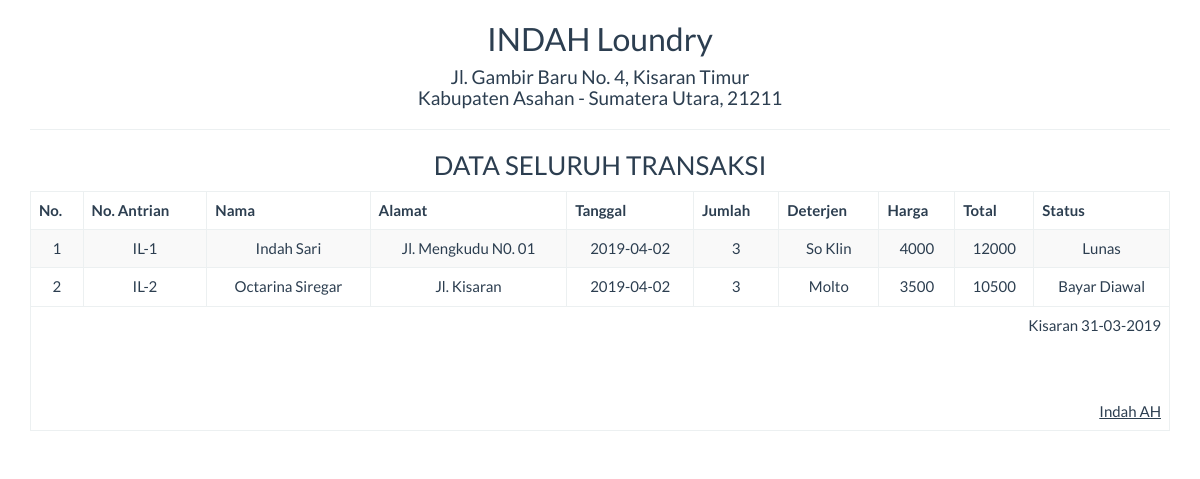
Page /report/arsip_semua.php on the committed database.
### tables this page shows
CREATE TABLE IF NOT EXISTS `transaksi` (
  `id` int(11) NOT NULL AUTO_INCREMENT,
  `no_antrian` varchar(10) NOT NULL,
  `nama` varchar(25) NOT NULL,
  `alamat` varchar(50) NOT NULL,
  `tanggal` date NOT NULL,
  `jumlah_kg` int(11) NOT NULL,
  `jenis_deterjen` varchar(25) NOT NULL,
  `harga` int(10) NOT NULL,
  `total_harga` int(11) NOT NULL,
  `status_pembayaran` varchar(25) NOT NULL,
  PRIMARY KEY (`id`)
);

### report/arsip_semua.php (the view, shortened to what this page needs)
<!DOCTYPE html>
<html>
    <head>
        <link href="../Assets/css/bootstrap.min.css" rel="stylesheet" type="text/css"/>
    </head>
    <body onload="print()">
        <?php
        include '../config/koneksi.php';
        ?>
        <div class="container">
            <div class='row'>
                <div class="col-sm-12">
                    <div class="text-center">
                        <h2>INDAH Loundry </h2>
                        <h4>Jl. Gambir Baru No. 4, Kisaran Timur <br> Kabupaten Asahan - Sumatera Utara, 21211</h4>
                        <hr>
                        <h3>DATA SELURUH TRANSAKSI </h3>
                        <table class="table table-bordered table-striped table-hover">
                        <thead>
                            <tr>
                                <th>No.</th>
                                <th>No. Antrian</th>
                                <th>Nama </th>
                                <th>Alamat</th>
                                <th>Tanggal</th>
                                <th>Jumlah </th>
                                <th>Deterjen</th>
                                <th>Harga</th>
                                <th>Total </th>
                                <th>Status</th>
                            </tr>
                        </thead>
                        <tbody>
                            <?php
                            $sql = "SELECT * FROM transaksi";
                            $query = mysqli_query($koneksi, $sql) or die("SQL Anda Salah");
                            $nomor = 0;
                            while ($data = mysqli_fetch_array($query)) {
                                $nomor++;
                                ?>
                                <tr>
                                    <td><?= $nomor ?></td>
                                    <td><?= $data['no_antrian'] ?></td>
									<td><?= $data['nama'] ?></td>
									<td><?= $data['alamat'] ?></td>
									<td><?= $data['tanggal'] ?></td>
                                    <td><?= $data['jumlah_kg'] ?></td>
                                    <td><?= $data['jenis_deterjen'] ?></td>
                                    <td><?= $data['harga'] ?></td>
                                    <td><?= $data['total_harga'] ?></td>
                                    <td><?= $data['status_pembayaran'] ?></td>
                                </tr>
                            <?php } ?>
                        </tbody>
                            <tfoot>
                                <tr>
                                    <td colspan="10" class="text-right">
                                        Kisaran  <?= date("d-m-Y") ?>
                                        <br><br><br><br>
                                        <u>Indah AH <strong>
									</td>
								</tr>
							</tfoot>
                        </table>
                    </div>
                </div>
            </div>
    </body>
</html>

### rows in the picture
transaksi: no_antrian "IL-1", nama "Indah Sari", alamat "Jl. Mengkudu N0. 01", tanggal "2019-04-02", jumlah_kg "3", jenis_deterjen "So Klin", harga "4000", total_harga "12000", status_pembayaran "Lunas"
transaksi: no_antrian "IL-2", nama "Octarina Siregar", alamat "Jl. Kisaran", tanggal "2019-04-02", jumlah_kg "3", jenis_deterjen "Molto", harga "3500", total_harga "10500", status_pembayaran "Bayar Diawal"
